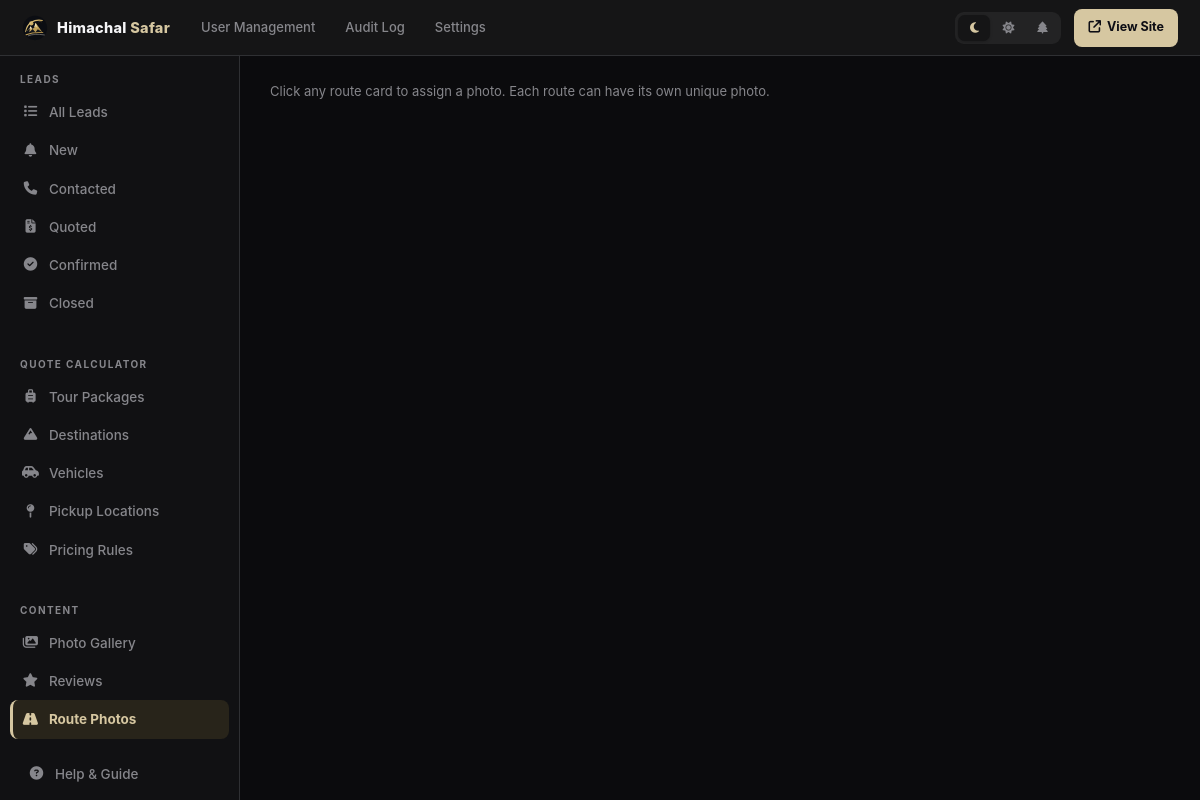
The page /admin/routes.php (signed in) on the database as committed earlier.
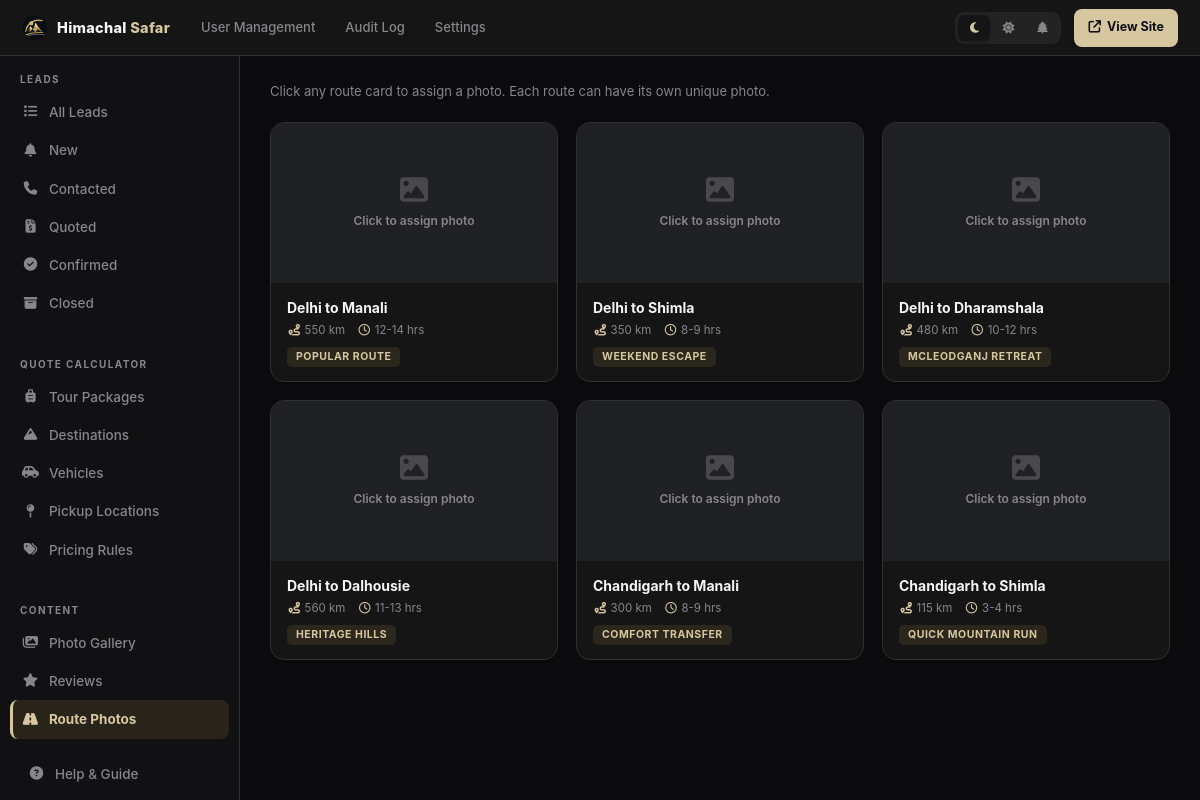
The same page on the database as committed later.
### tables this page shows
CREATE TABLE IF NOT EXISTS routes (
  id         INT AUTO_INCREMENT PRIMARY KEY,
  name       VARCHAR(100) NOT NULL,
  km         VARCHAR(20)  DEFAULT '',
  duration   VARCHAR(30)  DEFAULT '',
  badge      VARCHAR(60)  DEFAULT '',
  dest_key   VARCHAR(30)  DEFAULT '',
  dest_page  VARCHAR(50)  DEFAULT '',
  photo_id   INT          DEFAULT NULL,
  sort_order TINYINT      DEFAULT 0
);

### admin/routes.php (the view, shortened to what this page needs)
<?php
require_once '../includes/vars.php';
$routes = $conn->query("
    SELECT r.*, p.filename AS photo_filename
    FROM routes r
    LEFT JOIN photos p ON r.photo_id = p.id
    ORDER BY r.sort_order ASC
")->fetch_all(MYSQLI_ASSOC);
?><!DOCTYPE html>
<html lang="en">
<head>
<link href="https://cdn.jsdelivr.net/npm/bootstrap@5.3.3/dist/css/bootstrap.min.css" rel="stylesheet"/>
<link href="https://cdnjs.cloudflare.com/ajax/libs/font-awesome/6.5.1/css/all.min.css" rel="stylesheet"/>
<link href="assets/admin.css?v=<?php echo @filemtime(__DIR__ . '/assets/admin.css'); ?>" rel="stylesheet"/>
</head>
<body>
<div class="admin-wrap">
  <?php require_once 'partials/sidebar.php'; ?>
  <div class="admin-main">
    <?php require_once 'partials/topbar.php'; ?>
    <div class="admin-content">
      <p style="color:var(--muted);font-size:13px;margin-bottom:20px">
        Click any route card to assign a photo. Each route can have its own unique photo.
      </p>
      <div class="routes-grid">
        <?php foreach ($routes as $route): ?>
        <div class="route-tile">
          <div class="route-thumb" onclick="openPicker(<?= $route['id'] ?>, '<?= htmlspecialchars($route['name'], ENT_QUOTES) ?>', '<?= $route['dest_key'] ?>')">
            <?php if ($route['photo_filename']): ?>
              <img src="../uploads/photos/<?= htmlspecialchars($route['photo_filename']) ?>" alt="">
              <div class="route-thumb-overlay"><span><i class="fas fa-camera me-1"></i>Change Photo</span></div>
            <?php else: ?>
              <div class="route-thumb-empty">
                <i class="fas fa-image"></i>
                <span>Click to assign photo</span>
              </div>
            <?php endif; ?>
          </div>
          <div class="route-info">
            <div class="route-name"><?= htmlspecialchars($route['name']) ?></div>
            <div class="route-meta">
              <span><i class="fas fa-route fa-fw" style="color:var(--accent)"></i> <?= htmlspecialchars($route['km']) ?></span>
              <span><i class="far fa-clock fa-fw" style="color:var(--accent)"></i> <?= htmlspecialchars($route['duration']) ?></span>
            </div>
            <span class="route-badge-pill"><?= htmlspecialchars($route['badge']) ?></span>
          </div>
        </div>
        <?php endforeach; ?>
      </div>
    </div>
  </div>
</div>
</body>
</html>

### admin/partials/sidebar.php (shortened to what this page needs)
<?php $cur = basename($_SERVER['PHP_SELF']); ?>
<nav class="sidebar d-flex flex-column" id="sidebar">
  <div class="sidebar-section-label" style="padding-top:16px">LEADS</div>
  <ul class="sidebar-nav">
    <?php
      $__leadNav = [
        ''          => ['All Leads', 'fa-list'],
        'new'       => ['New',       'fa-bell'],
        'contacted' => ['Contacted', 'fa-phone'],
        'quoted'    => ['Quoted',    'fa-file-invoice-dollar'],
        'confirmed' => ['Confirmed', 'fa-circle-check'],
        'closed'    => ['Closed',    'fa-box-archive'],
      ];
      $__curStatus = $_GET['status'] ?? '';
      foreach ($__leadNav as $__sk => [$__lbl, $__ic]):
        $__active = $cur === 'enquiries.php' && $__curStatus === $__sk;
    ?>
    <li>
      <a href="enquiries.php<?= $__sk ? '?status='.$__sk : '' ?>" class="sidebar-link <?= $__active ? 'active' : '' ?>">
        <i class="fas <?= $__ic ?> fa-fw"></i> <?= $__lbl ?>
      </a>
    </li>
    <?php endforeach; ?>
  </ul>
  <div class="sidebar-section-label">QUOTE CALCULATOR</div>
  <ul class="sidebar-nav">
    <li>
      <a href="packages.php" class="sidebar-link <?= $cur==='packages.php'?'active':'' ?>">
        <i class="fas fa-suitcase-rolling fa-fw"></i> Tour Packages
      </a>
    </li>
    <li>
      <a href="destinations.php" class="sidebar-link <?= $cur==='destinations.php'?'active':'' ?>">
        <i class="fas fa-mountain fa-fw"></i> Destinations
      </a>
    </li>
    <li>
      <a href="vehicles.php" class="sidebar-link <?= $cur==='vehicles.php'?'active':'' ?>">
        <i class="fas fa-car-side fa-fw"></i> Vehicles
      </a>
    </li>
    <li>
      <a href="locations.php" class="sidebar-link <?= $cur==='locations.php'?'active':'' ?>">
        <i class="fas fa-map-pin fa-fw"></i> Pickup Locations
      </a>
    </li>
    <li>
      <a href="pricing.php" class="sidebar-link <?= $cur==='pricing.php'?'active':'' ?>">
        <i class="fas fa-tags fa-fw"></i> Pricing Rules
      </a>
    </li>
  </ul>
  <div class="sidebar-section-label">CONTENT</div>
  <ul class="sidebar-nav">
    <li>
      <a href="photos.php" class="sidebar-link <?= $cur==='photos.php'?'active':'' ?>">
        <i class="fas fa-images fa-fw"></i> Photo Gallery
      </a>
    </li>
    <li>
      <a href="reviews.php" class="sidebar-link <?= $cur==='reviews.php'?'active':'' ?>">
        <i class="fas fa-star fa-fw"></i> Reviews
      </a>
    </li>
    <li>
      <a href="routes.php" class="sidebar-link <?= $cur==='routes.php'?'active':'' ?>">
        <i class="fas fa-road fa-fw"></i> Route Photos
      </a>
    </li>
  </ul>
  <div class="mt-auto pb-3 px-3">
    <a href="help.php" class="sidebar-link <?= $cur==='help.php' ? 'active' : '' ?>">
      <i class="fas fa-circle-question fa-fw"></i> Help &amp; Guide
    </a>
    <a href="logout.php" class="sidebar-link" style="color:#dc2626">
    </a>
  </div>
</nav>

### admin/partials/topbar.php (shortened to what this page needs)
<?php
$_cur     = basename($_SERVER['PHP_SELF']);
$_role    = $_SESSION['admin_user']['role'] ?? 'staff';
$_isSuper = $_role === 'superadmin';
?>
<header class="topbar">
  <a class="topbar-brand" href="enquiries.php" title="Dashboard">
    <img src="../assets/logo-icon.svg" alt="" width="26" height="26">
    <b>Himachal <span>Safar</span></b>
  </a>
  <nav class="topbar-adminnav d-none d-lg-flex">
    <?php if ($_isSuper): ?>
    <a class="tb-link <?= $_cur==='users.php' ? 'active' : '' ?>" href="users.php">User Management</a>
    <a class="tb-link <?= $_cur==='audit.php' ? 'active' : '' ?>" href="audit.php">Audit Log</a>
    <?php endif; ?>
    <a class="tb-link <?= $_cur==='settings.php' ? 'active' : '' ?>" href="settings.php">Settings</a>
  </nav>
  <div class="topbar-right">
    <form method="post" action="../api/set_admin_theme.php" id="adminThemeForm" class="tb-seg-form">
      <div class="tb-seg" role="group" aria-label="Theme">
        <label for="tbth-dark"  title="Dark"><i class="fas fa-moon"></i></label>
        <label for="tbth-light" title="Light"><i class="fas fa-sun"></i></label>
        <label for="tbth-pine"  title="Pine"><i class="fas fa-tree"></i></label>
      </div>
    </form>
    <a href="../index.php" target="_blank" class="topbar-site-btn">
      <i class="fas fa-arrow-up-right-from-square"></i> <span class="tb-vs-text">View Site</span>
    </a>
  </div>
</header>

### admin/assets/admin.css (style rules this page uses)
:root, [data-theme="dark"], [data-theme="dark-gold"], [data-theme="dark-blue"] { --bg: #0B0B0D; --sidebar: #111113; --surface: #151516; --surface-2: #202124; --border: #2F3033; --accent: #D6C7A1; --accent-d: #B8A16A; --accent-l: #F2E8D0; --ink: #F5F5F7; --ink-2: #D2D2D7; --muted: #86868B; --sidebar-w: 240px; --bs-body-bg: #0B0B0D; --bs-body-color: #F5F5F7; --bs-border-color: #2F3033; --bs-secondary-color: #86868B; }
:root, [data-theme="dark"], [data-theme="dark-gold"], [data-theme="dark-blue"] { --bs-emphasis-color: #F5F5F7; --bs-emphasis-color-rgb: 241,245,249; }
* { box-sizing: border-box; margin: 0; padding: 0; }
body { font-family: 'Inter', system-ui, -apple-system, BlinkMacSystemFont, 'Segoe UI', sans-serif; background: var(--bg) !important; color: var(--ink) !important; min-height: 100vh; font-size: 14px; line-height: 1.5; -webkit-font-smoothing: antialiased; text-rendering: optimizeLegibility; }
.admin-wrap { display: flex; min-height: 100vh; }
.admin-main { flex: 1; margin-left: var(--sidebar-w); padding-top: 56px; display: flex; flex-direction: column; min-height: 100vh; }
.sidebar { width: var(--sidebar-w); background: var(--sidebar); border-right: 1px solid var(--border); position: fixed; top: 56px; left: 0; bottom: 0; z-index: 200; overflow-y: auto; transition: transform .3s; }
.sidebar-section-label { font-size: 10px; font-weight: 700; letter-spacing: .14em; color: var(--muted); text-transform: uppercase; padding: 18px 20px 6px; }
.sidebar-nav { list-style: none; padding: 0 10px; }
.sidebar-link { display: flex; align-items: center; gap: 10px; padding: 9px 12px; border-radius: 8px; font-size: 13.5px; font-weight: 500; color: var(--muted); text-decoration: none; transition: all .2s; }
.sidebar-link.active { background: rgba(201,168,76,.12); color: var(--accent); font-weight: 700; border-left: 3px solid var(--accent); padding-left: 9px; }
.topbar { position: fixed; top: 0; left: 0; right: 0; z-index: 300; height: 56px; background: var(--surface); border-bottom: 1px solid var(--border); padding: 0 22px; display: flex; align-items: center; gap: 18px; }
.topbar-brand { display: flex; align-items: center; gap: 9px; text-decoration: none; color: var(--ink); flex-shrink: 0; }
.topbar-brand img { width: 26px; height: 26px; }
.topbar-brand b { font-family: 'Poppins','Inter',sans-serif; font-size: 14.5px; font-weight: 800; letter-spacing: .02em; }
.topbar-brand b span { color: var(--accent); }
.topbar-adminnav { align-items: center; gap: 4px; }
.tb-link { font-size: 13px; font-weight: 500; color: var(--muted); text-decoration: none; padding: 7px 13px; border-radius: 8px; transition: color .15s, background .15s; white-space: nowrap; }
.tb-seg-form { margin: 0; }
.tb-seg { display: inline-flex; padding: 3px; gap: 2px; border-radius: 9px; background: rgba(128,128,128,.13); }
.tb-seg label { display: inline-flex; align-items: center; justify-content: center; width: 32px; height: 26px; border-radius: 7px; color: var(--muted); font-size: 12px; cursor: pointer; transition: background .18s, color .18s, box-shadow .18s; }
.tb-seg input:checked + label { background: var(--surface); color: var(--accent); box-shadow: 0 1px 3px rgba(0,0,0,.18), 0 0 0 .5px rgba(0,0,0,.05); }
.topbar-right { margin-left: auto; display: flex; align-items: center; gap: 13px; flex-shrink: 0; }
.admin-content { padding: 26px 30px 50px; flex: 1; }
.topbar-site-btn { display: inline-flex; align-items: center; gap: 6px; height: 38px; padding: 0 14px; border-radius: 8px; background: var(--accent); color: #0d0d14; font: 700 12.5px/1 'Inter', sans-serif; text-decoration: none; transition: background .2s; white-space: nowrap; }

Rows that differ between the two databases and show on the page:
added routes: name "Delhi to Manali", km "550 km", duration "12-14 hrs", badge "POPULAR ROUTE"
added routes: name "Delhi to Shimla", km "350 km", duration "8-9 hrs", badge "WEEKEND ESCAPE"
added routes: name "Delhi to Dharamshala", km "480 km", duration "10-12 hrs", badge "MCLEODGANJ RETREAT"
added routes: name "Delhi to Dalhousie", km "560 km", duration "11-13 hrs", badge "HERITAGE HILLS"
added routes: name "Chandigarh to Manali", km "300 km", duration "8-9 hrs", badge "COMFORT TRANSFER"
added routes: name "Chandigarh to Shimla", km "115 km", duration "3-4 hrs", badge "QUICK MOUNTAIN RUN"
